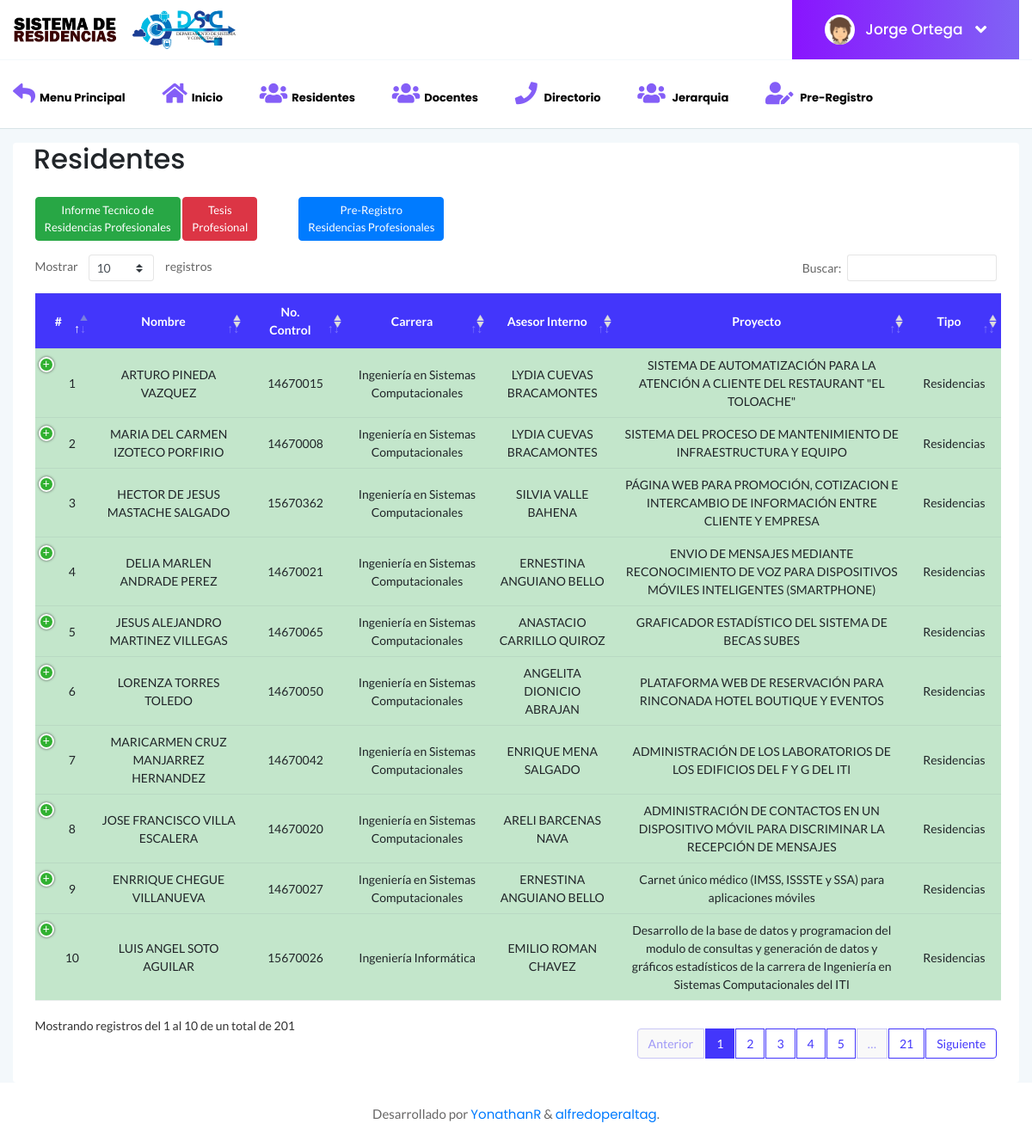
The app's page /SDR/Residentes (signed in) with its own data.
### tables this page shows
CREATE TABLE IF NOT EXISTS `residentes` (
  `id` int(10) unsigned NOT NULL AUTO_INCREMENT,
  `noControl` varchar(12) NOT NULL,
  `nombre` varchar(50) NOT NULL,
  `apellidoP` varchar(50) NOT NULL,
  `apellidoM` varchar(50) NOT NULL,
  `carrera` varchar(50) NOT NULL,
  `periodo` varchar(45) NOT NULL,
  `anio` varchar(45) NOT NULL,
  `sexo` varchar(50) NOT NULL,
  `telefono` varchar(11) NOT NULL,
  `revisionOk` int(1) unsigned NOT NULL DEFAULT '0',
  `tipo_registro` int(11) NOT NULL,
  `proyecto_id` int(10) unsigned NOT NULL,
  PRIMARY KEY (`id`),
  KEY `fk_residentes_proyecto_idx` (`proyecto_id`),
  CONSTRAINT `fk_residentes_proyecto` FOREIGN KEY (`proyecto_id`) REFERENCES `proyecto` (`id`)
);

CREATE TABLE IF NOT EXISTS `asesor` (
  `id` int(10) unsigned NOT NULL AUTO_INCREMENT,
  `nombre` varchar(100) NOT NULL,
  `noResidentes` int(2) NOT NULL DEFAULT '0',
  `estado` int(2) unsigned NOT NULL DEFAULT '1',
  `setResidentes` int(2) unsigned DEFAULT '0',
  PRIMARY KEY (`id`)
);

CREATE TABLE IF NOT EXISTS `proyecto` (
  `id` int(10) unsigned NOT NULL AUTO_INCREMENT,
  `nombreProyecto` varchar(200) NOT NULL,
  `nombreEmpresa` varchar(200) NOT NULL,
  `asesorExt` varchar(100) DEFAULT NULL,
  `asesorInt` int(10) unsigned NOT NULL,
  `revisor1` int(10) unsigned DEFAULT NULL,
  `revisor2` int(10) unsigned DEFAULT NULL,
  `revisor3` int(10) unsigned DEFAULT '0',
  `suplente` int(10) unsigned DEFAULT '0',
  PRIMARY KEY (`id`),
  UNIQUE KEY `nombreProyecto_UNIQUE` (`nombreProyecto`),
  KEY `fk_proyecto_asesor1_idx` (`asesorInt`),
  KEY `fk_proyecto_asesor2_idx` (`revisor1`),
  KEY `fk_proyecto_asesor3_idx` (`revisor2`),
  KEY `fk_proyecto_asesor4_idx` (`suplente`),
  KEY `fk_proyecto_asesor5_idx` (`revisor3`),
  CONSTRAINT `fk_proyecto_asesor1` FOREIGN KEY (`asesorInt`) REFERENCES `asesor` (`id`),
  CONSTRAINT `fk_proyecto_asesor2` FOREIGN KEY (`revisor1`) REFERENCES `asesor` (`id`),
  CONSTRAINT `fk_proyecto_asesor3` FOREIGN KEY (`revisor2`) REFERENCES `asesor` (`id`),
  CONSTRAINT `fk_proyecto_asesor4` FOREIGN KEY (`suplente`) REFERENCES `asesor` (`id`),
  CONSTRAINT `fk_proyecto_asesor5` FOREIGN KEY (`revisor3`) REFERENCES `asesor` (`id`)
);

### SDR/modelos/conexion.php (called while the page is built)
<?php
class Conexion
{
	static public function conectar()
	{
		$link = new PDO("mysql:host=localhost;dbname=cat", "u297166837.dsc", "DscIti2021.");
		$link->exec("set names utf8");
		return $link;
	}
}

### SDR/modelos/residentes.modelo.php (called while the page is built, shortened)
<?php
require_once "conexion.php";
class ModeloResidentes
{
    static public function MdlMostrarResidentesEnTabla($tabla, $item, $valor)
    {
        if ($item != null) {
            $stmt = Conexion::conectar()->prepare("SELECT * FROM $tabla WHERE $item = :$item");
            $stmt->bindParam(":" . $item, $valor, PDO::PARAM_STR);
            $stmt->execute();
            return $stmt->fetch();
        } else {
            $stmt = Conexion::conectar()->prepare("SELECT residentes.id, residentes.noControl, concat(residentes.nombre,' ',residentes.apellidoP,' ',residentes.apellidoM)
			AS 'nombre', residentes.carrera, residentes.sexo, residentes.telefono, IF(residentes.tipo_registro = '1',
			'Residencias', 'Tesis') AS tipo, proyecto.nombreProyecto, asesor.nombre AS asesorIn FROM residentes
			INNER JOIN proyecto ON  residentes.proyecto_id=proyecto.id
			INNER JOIN asesor ON proyecto.asesorInt = asesor.id;");
            $stmt->execute();
            return $stmt->fetchAll();
        }
    }
}

### SDR/controladores/plantilla.controlador.php (called while the page is built)
<?php
class ControladorPlantilla{
	public function ctrPlantilla(){
		include "vistas/plantilla.php";
	}
}

### SDR/index.php (called while the page is built, shortened)
<?php
require_once "controladores/plantilla.controlador.php";
require_once "controladores/residentes.controlador.php";
require_once "controladores/config.controlador.php";
require_once "controladores/inicio.controlador.php";
require_once "modelos/residentes.modelo.php";
$plantilla = new ControladorPlantilla();
$plantilla->ctrPlantilla();

### SDR/controladores/residentes.controlador.php (the view, shortened to what this page needs)
<?php
class ControladorResidentes
{
    public static function ctrMostrarResidentes()
    {
        $tabla = "residentes";
        $item = null;
        $valor = "";
        $respuesta = ModeloResidentes::MdlMostrarResidentesEnTabla($tabla, $item, $valor);
        foreach ($respuesta as $key => $value) {
            if ($value["tipo"] == "Residencias") {
                echo ' <tr class="table-success">
                            <td>' . $value["id"] . '</td>
                            <td>' . $value["nombre"] . '</td>
                            <td>' . $value["noControl"] . '</td>
                            <td>' . $value["carrera"] . '</td>
                            <td>' . $value["asesorIn"] . '</td>
                            <td>' . $value["nombreProyecto"] . '</td>
                            <td>' . $value["tipo"] . '</td>
                            <td>
                                <div class="btn-group">';
                echo '
                                    <button class="btn btn-primary btnInfoResidente" idResidente="' . $value["id"] . '" data-toggle="modal" data-target="#modalInfo"><i class="fa fa-info"></i></button>
                                    <button class="btn btn-success btnImprimirDoc" idResidenteImp="' . $value["id"] . '"data-toggle="modal" data-target="#modalFormatosRP"><i class="fa fa-print"></i></button>
                                </div>
                            </td>
                        </tr>';
            }
        }
    }
}

### SDR/vistas/assets/css/styles.css (style rules this page uses)
.body-bg { background: #F3F8FB; }
table tr th, table tr td { border-top: 1px solid rgba(120, 130, 140, 0.13) !important; }

### records on screen
residentes: id "1", nombre "ARTURO PINEDA VAZQUEZ", noControl "14670015", carrera "Ingeniería en Sistemas Computacionales", asesor.nombre "LYDIA CUEVAS BRACAMONTES", proyecto.nombreProyecto "SISTEMA DE AUTOMATIZACIÓN PARA LA ATENCIÓN A CLIENTE DEL RESTAURANT \"EL TOLOACHE\"", tipo "Residencias"
residentes: id "2", nombre "MARIA DEL CARMEN IZOTECO PORFIRIO", noControl "14670008", carrera "Ingeniería en Sistemas Computacionales", asesor.nombre "LYDIA CUEVAS BRACAMONTES", proyecto.nombreProyecto "SISTEMA DEL PROCESO DE MANTENIMIENTO DE INFRAESTRUCTURA Y EQUIPO", tipo "Residencias"
residentes: id "3", nombre "HECTOR DE JESUS MASTACHE SALGADO", noControl "15670362", carrera "Ingeniería en Sistemas Computacionales", asesor.nombre "SILVIA VALLE BAHENA", proyecto.nombreProyecto "PÁGINA WEB PARA PROMOCIÓN, COTIZACION E INTERCAMBIO DE INFORMACIÓN ENTRE CLIENTE Y EMPRESA", tipo "Residencias"
residentes: id "4", nombre "DELIA MARLEN ANDRADE PEREZ", noControl "14670021", carrera "Ingeniería en Sistemas Computacionales", asesor.nombre "ERNESTINA ANGUIANO BELLO", proyecto.nombreProyecto "ENVIO DE MENSAJES MEDIANTE RECONOCIMIENTO DE VOZ PARA DISPOSITIVOS MÓVILES INTELIGENTES (SMARTPHONE)", tipo "Residencias"
residentes: id "5", nombre "JESUS ALEJANDRO MARTINEZ VILLEGAS", noControl "14670065", carrera "Ingeniería en Sistemas Computacionales", asesor.nombre "ANASTACIO CARRILLO QUIROZ", proyecto.nombreProyecto "GRAFICADOR ESTADÍSTICO DEL SISTEMA DE BECAS SUBES", tipo "Residencias"
residentes: id "6", nombre "LORENZA TORRES TOLEDO", noControl "14670050", carrera "Ingeniería en Sistemas Computacionales", asesor.nombre "ANGELITA DIONICIO ABRAJAN", proyecto.nombreProyecto "PLATAFORMA WEB DE RESERVACIÓN PARA RINCONADA HOTEL BOUTIQUE Y EVENTOS", tipo "Residencias"
residentes: id "7", nombre "MARICARMEN CRUZ MANJARREZ HERNANDEZ", noControl "14670042", carrera "Ingeniería en Sistemas Computacionales", asesor.nombre "ENRIQUE MENA SALGADO", proyecto.nombreProyecto "ADMINISTRACIÓN DE LOS LABORATORIOS DE LOS EDIFICIOS DEL F Y G DEL ITI", tipo "Residencias"
residentes: id "8", nombre "JOSE FRANCISCO VILLA ESCALERA", noControl "14670020", carrera "Ingeniería en Sistemas Computacionales", asesor.nombre "ARELI BARCENAS NAVA", proyecto.nombreProyecto "ADMINISTRACIÓN DE CONTACTOS EN UN DISPOSITIVO MÓVIL PARA DISCRIMINAR LA RECEPCIÓN DE MENSAJES", tipo "Residencias"
residentes: id "9", nombre "ENRRIQUE CHEGUE VILLANUEVA", noControl "14670027", carrera "Ingeniería en Sistemas Computacionales", asesor.nombre "ERNESTINA ANGUIANO BELLO", proyecto.nombreProyecto "Carnet único médico (IMSS, ISSSTE y SSA) para aplicaciones móviles", tipo "Residencias"
residentes: id "10", nombre "LUIS ANGEL SOTO AGUILAR", noControl "15670026", carrera "Ingeniería Informática", asesor.nombre "EMILIO ROMAN CHAVEZ", proyecto.nombreProyecto "Desarrollo de la base de datos y programacion del modulo de consultas y generación de datos y gráficos estadísticos de la carrera de Ingeniería en Sistemas Computacionales del ITI", tipo "Residencias"

### other values on screen
$_SESSION['nombre'] "Jorge Ortega"
